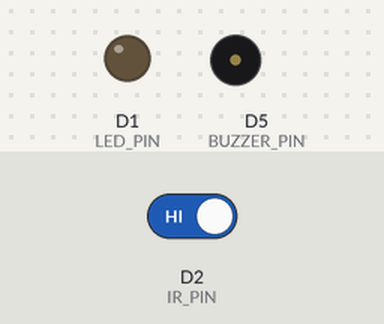
Bench run of a sketch on a simulated ESP8266 (NodeMCU). On the bench: output pins drawn as LEDs (lit = HIGH), buzzer (waves = sounding, pin HIGH). The inputs (shaded band) are chosen by the test bench; at power-on: D2 (IR_PIN) HIGH. What the sketch prints to the serial monitor is not drawn.

Above: at 1.2 s.
1.3 s: D2 (IR_PIN) driven LOW
At 2.5 s:
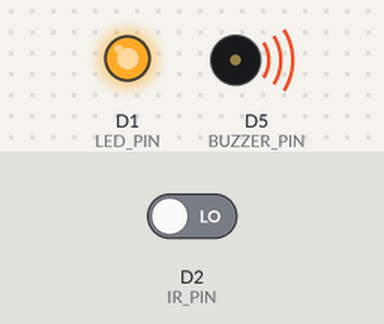
2.8 s: D2 (IR_PIN) driven HIGH
At 3.8 s:
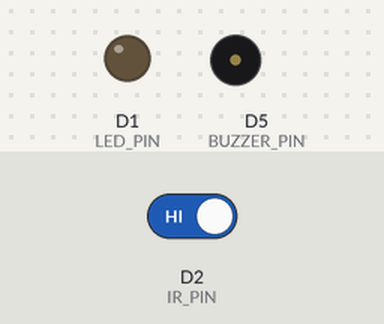
Timing chart, 0 to 5.8 s (numbered marks = the images above; inputs shaded):
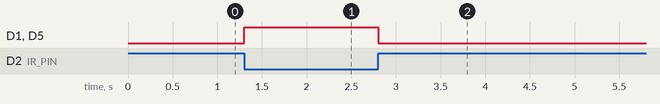

Measured:
- after the input at 1.3 s, D1 (LED_PIN), D5 (BUZZER_PIN): LOW → HIGH at once
- after the input at 2.8 s, D1 (LED_PIN), D5 (BUZZER_PIN): HIGH → LOW at once

The sketch:

Security_Alarm.ino
```cpp
#include <ESP8266WiFi.h>
#include <ESP8266WebServer.h>

const char* ssid = "NEXUS";
const char* password = "YOUR_WIFI_PASSWORD";

ESP8266WebServer server(80);

const int LED_PIN = D1;
const int IR_PIN = D2;
const int BUZZER_PIN = D5;

void handleRoot() {

  int irState = digitalRead(IR_PIN);
  bool detected = (irState == LOW);

  String systemStatus = detected ? "ALERT" : "PROTECTED";
  String presenceStatus = detected ? "ACTIVITY DETECTED" : "NO ACTIVITY";
  String lightStatus = detected ? "ON" : "OFF";
  String alarmStatus = detected ? "ACTIVE" : "STANDBY";

  String mainClass = detected ? "alert" : "protected";

  String page = R"rawliteral(
<!DOCTYPE html>
<html>
<head>

<meta name="viewport" content="width=device-width, initial-scale=1">

<title>SmartGuard</title>

<style>

* {
  box-sizing: border-box;
}

body {
  margin: 0;
  background: #0b1016;
  color: #ffffff;
  font-family: Arial, sans-serif;
}

.header {
  text-align: center;
  padding: 30px 20px 20px;
}

.brand {
  font-size: 28px;
  font-weight: bold;
  letter-spacing: 3px;
}

.subtitle {
  margin-top: 6px;
  color: #8d98a6;
  font-size: 12px;
  letter-spacing: 2px;
}

.connection {
  margin-top: 18px;
  display: inline-block;
  padding: 7px 15px;
  border-radius: 20px;
  background: #12351f;
  color: #4cff88;
  font-size: 12px;
  font-weight: bold;
}

.container {
  text-align: center;
  max-width: 480px;
  margin: auto;
  padding: 10px 18px 30px;
}

.status-panel {
  text-align: center;
  padding: 28px 15px;
  border-radius: 20px;
  margin-bottom: 18px;
  background: #151c24;
  border: 1px solid #27313d;
}

.status-label {
  color: #8d98a6;
  font-size: 12px;
  letter-spacing: 2px;
}

.main-status {
  font-size: 32px;
  font-weight: bold;
  margin-top: 10px;
}

.protected {
  color: #4cff88;
}

.alert {
  color: #ff4d5a;
}

.card {
  background: #151c24;
  border: 1px solid #27313d;
  border-radius: 18px;
  padding: 20px;
  margin: 14px 0;
}

.card-title {
  color: #8d98a6;
  font-size: 12px;
  letter-spacing: 2px;
  margin-bottom: 9px;
}

.card-value {
  font-size: 22px;
  font-weight: bold;
}

.footer {
  text-align: center;
  color: #5e6977;
  font-size: 11px;
  margin-top: 25px;
  letter-spacing: 1px;
}

</style>

<meta http-equiv="refresh" content="1">

</head>

<body>

<div class="header">

<div class="brand">
SMARTGUARD
</div>

<div class="subtitle">
SMART SAFETY SYSTEM
</div>

<div class="connection">
SYSTEM ONLINE
</div>

</div>


<div class="container">


<div class="status-panel">

<div class="status-label">
SYSTEM STATUS
</div>

<div class="main-status %MAINCLASS%">
%SYSTEMSTATUS%
</div>

</div>


<div class="card">

<div class="card-title">
PRESENCE
</div>

<div class="card-value %MAINCLASS%">
%PRESENCE%
</div>

</div>


<div class="card">

<div class="card-title">
WARNING LIGHT
</div>

<div class="card-value %MAINCLASS%">
%LIGHT%
</div>

</div>


<div class="card">

<div class="card-title">
ALARM
</div>

<div class="card-value %MAINCLASS%">
%ALARM%
</div>

</div>


<div class="footer">
SMARTGUARD SECURITY SYSTEM
</div>

</div>

</body>
</html>
)rawliteral";

  page.replace("%MAINCLASS%", mainClass);
  page.replace("%SYSTEMSTATUS%", systemStatus);
  page.replace("%PRESENCE%", presenceStatus);
  page.replace("%LIGHT%", lightStatus);
  page.replace("%ALARM%", alarmStatus);

  server.send(200, "text/html", page);
}


void setup() {

  Serial.begin(115200);

  pinMode(LED_PIN, OUTPUT);
  pinMode(IR_PIN, INPUT);
  pinMode(BUZZER_PIN, OUTPUT);

  digitalWrite(LED_PIN, LOW);
  digitalWrite(BUZZER_PIN, LOW);

  WiFi.softAP(ssid, password);

  Serial.println();
  Serial.println("SMARTGUARD");
  Serial.println("Smart Safety System");
  Serial.print("IP Address: ");
  Serial.println(WiFi.softAPIP());

  server.on("/", handleRoot);

  server.begin();

  Serial.println("SMARTGUARD ONLINE");
}


void loop() {

  int irState = digitalRead(IR_PIN);

  if (irState == LOW) {

    digitalWrite(LED_PIN, HIGH);
    digitalWrite(BUZZER_PIN, HIGH);

  } else {

    digitalWrite(LED_PIN, LOW);
    digitalWrite(BUZZER_PIN, LOW);

  }

  server.handleClient();
}
```
